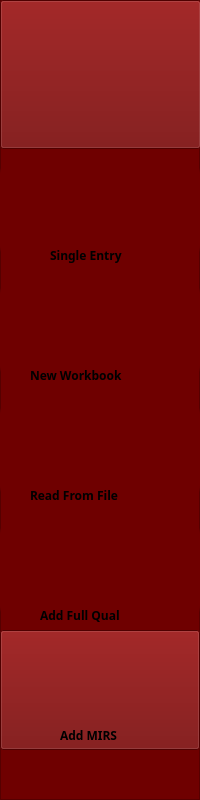
      <widget class="QFrame" name="sideBar">
       <property name="geometry">
        <rect>
         <x>0</x>
         <y>0</y>
         <width>200</width>
         <height>800</height>
        </rect>
       </property>
       <property name="minimumSize">
        <size>
         <width>100</width>
         <height>100</height>
        </size>
       </property>
       <property name="maximumSize">
        <size>
         <width>200</width>
         <height>800</height>
        </size>
       </property>
       <property name="styleSheet">
        <string notr="true">background-color: rgb(111, 0, 0);</string>
       </property>
       <property name="frameShape">
        <enum>QFrame::StyledPanel</enum>
       </property>
       <property name="frameShadow">
        <enum>QFrame::Raised</enum>
       </property>
       <widget class="QPushButton" name="singleEntryButton">
        <property name="geometry">
         <rect>
          <x>0</x>
          <y>150</y>
          <width>200</width>
          <height>120</height>
         </rect>
        </property>
        <property name="minimumSize">
         <size>
          <width>200</width>
          <height>120</height>
         </size>
        </property>
        <property name="maximumSize">
         <size>
          <width>200</width>
          <height>120</height>
         </size>
        </property>
        <property name="styleSheet">
         <string notr="true">QPushButton{
	background-color: rgb(111, 0, 0);
	border-radius:25px
	
}

QPushButton:hover{
	
	
	
	background-color: rgb(0, 255, 247);
	
}
</string>
        </property>
        <property name="text">
         <string/>
        </property>
        <property name="icon">
         <iconset>
          <normaloff>images/2012079.png</normaloff>images/2012079.png</iconset>
        </property>
        <property name="iconSize">
         <size>
          <width>70</width>
          <height>70</height>
         </size>
        </property>
       </widget>
       <widget class="QPushButton" name="newWorkbookButton">
        <property name="geometry">
         <rect>
          <x>0</x>
          <y>270</y>
          <width>200</width>
          <height>120</height>
         </rect>
        </property>
        <property name="minimumSize">
         <size>
          <width>200</width>
          <height>120</height>
         </size>
        </property>
        <property name="maximumSize">
         <size>
          <width>200</width>
          <height>120</height>
         </size>
        </property>
        <property name="styleSheet">
         <string notr="true">QPushButton{
	background-color: rgb(111, 0, 0);
	border-radius:25px
}

QPushButton:hover{
	
	background-color: rgb(0, 255, 247);
}


</string>
        </property>
        <property name="text">
         <string/>
        </property>
        <property name="icon">
         <iconset>
          <normaloff>images/111365-200.png</normaloff>images/111365-200.png</iconset>
        </property>
        <property name="iconSize">
         <size>
          <width>70</width>
          <height>70</height>
         </size>
        </property>
       </widget>
       <widget class="QPushButton" name="readFromFileButton">
        <property name="geometry">
         <rect>
          <x>0</x>
          <y>390</y>
          <width>200</width>
          <height>120</height>
         </rect>
        </property>
        <property name="minimumSize">
         <size>
          <width>200</width>
          <height>120</height>
         </size>
        </property>
        <property name="maximumSize">
         <size>
          <width>200</width>
          <height>120</height>
         </size>
        </property>
        <property name="styleSheet">
         <string notr="true">QPushButton{
	background-color: rgb(111, 0, 0);
	border-radius:25px
}

QPushButton:hover{
	
	background-color: rgb(0, 255, 247);
}
</string>
        </property>
        <property name="text">
         <string/>
        </property>
        <property name="icon">
         <iconset>
          <normaloff>images/readFrom.png</normaloff>images/readFrom.png</iconset>
        </property>
        <property name="iconSize">
         <size>
          <width>70</width>
          <height>70</height>
         </size>
        </property>
       </widget>
       <widget class="QPushButton" name="addFullQualButton">
        <property name="geometry">
         <rect>
          <x>0</x>
          <y>510</y>
          <width>200</width>
          <height>120</height>
         </rect>
        </property>
        <property name="minimumSize">
         <size>
          <width>200</width>
          <height>120</height>
         </size>
        </property>
        <property name="maximumSize">
         <size>
          <width>200</width>
          <height>120</height>
         </size>
        </property>
        <property name="styleSheet">
         <string notr="true">QPushButton{
	background-color: rgb(111, 0, 0);
	border-radius:25px
}

QPushButton:hover{
	
	background-color: rgb(0, 255, 247);
}
</string>
        </property>
        <property name="text">
         <string/>
        </property>
        <property name="icon">
         <iconset>
          <normaloff>images/addFullQual.png</normaloff>images/addFullQual.png</iconset>
        </property>
        <property name="iconSize">
         <size>
          <width>70</width>
          <height>70</height>
         </size>
        </property>
       </widget>
       <widget class="QPushButton" name="addMirsButton">
        <property name="geometry">
         <rect>
          <x>0</x>
          <y>630</y>
          <width>200</width>
          <height>120</height>
         </rect>
        </property>
        <property name="minimumSize">
         <size>
          <width>200</width>
          <height>120</height>
         </size>
        </property>
        <property name="maximumSize">
         <size>
          <width>200</width>
          <height>120</height>
         </size>
        </property>
        <property name="styleSheet">
         <string notr="true">QPushButton{
	background-color: rgb(111, 0, 0);
	
 	
}

QPushButton:hover{
	
	background-color: rgb(0, 255, 247);
}
</string>
        </property>
        <property name="text">
         <string/>
        </property>
        <property name="icon">
         <iconset>
          <normaloff>images/addMirs.png</normaloff>images/addMirs.png</iconset>
        </property>
        <property name="iconSize">
         <size>
          <width>70</width>
          <height>70</height>
         </size>
        </property>
       </widget>
       <widget class="QLabel" name="label">
        <property name="geometry">
         <rect>
          <x>50</x>
          <y>240</y>
          <width>121</width>
          <height>31</height>
         </rect>
        </property>
        <property name="font">
         <font>
          <family>Arial Black</family>
          <weight>75</weight>
          <bold>true</bold>
         </font>
        </property>
        <property name="autoFillBackground">
         <bool>false</bool>
        </property>
        <property name="styleSheet">
         <string notr="true">QLabel{
	background-color: transparent
	
}</string>
        </property>
        <property name="text">
         <string>Single Entry</string>
        </property>
       </widget>
       <widget class="QLabel" name="label_2">
        <property name="geometry">
         <rect>
          <x>30</x>
          <y>360</y>
          <width>141</width>
          <height>31</height>
         </rect>
        </property>
        <property name="font">
         <font>
          <family>Arial Black</family>
          <weight>75</weight>
          <bold>true</bold>
         </font>
        </property>
        <property name="autoFillBackground">
         <bool>false</bool>
        </property>
        <property name="styleSheet">
         <string notr="true">QLabel{
	background-color: transparent
	
}</string>
        </property>
        <property name="text">
         <string>New Workbook</string>
        </property>
       </widget>
       <widget class="QLabel" name="label_3">
        <property name="geometry">
         <rect>
          <x>30</x>
          <y>480</y>
          <width>151</width>
          <height>31</height>
         </rect>
        </property>
        <property name="font">
         <font>
          <family>Arial Black</family>
          <weight>75</weight>
          <bold>true</bold>
         </font>
        </property>
        <property name="autoFillBackground">
         <bool>false</bool>
        </property>
        <property name="styleSheet">
         <string notr="true">QLabel{
	background-color: transparent
	
}</string>
        </property>
        <property name="text">
         <string>Read From File</string>
        </property>
       </widget>
       <widget class="QPushButton" name="toggleButton">
        <property name="geometry">
         <rect>
          <x>0</x>
          <y>0</y>
          <width>201</width>
          <height>149</height>
         </rect>
        </property>
        <property name="minimumSize">
         <size>
          <width>201</width>
          <height>149</height>
         </size>
        </property>
        <property name="maximumSize">
         <size>
          <width>201</width>
          <height>149</height>
         </size>
        </property>
        <property name="styleSheet">
         <string notr="true">QPushButton{
	


}</string>
        </property>
        <property name="text">
         <string/>
        </property>
        <property name="icon">
         <iconset>
          <normaloff>images/622027.png</normaloff>images/622027.png</iconset>
        </property>
        <property name="iconSize">
         <size>
          <width>50</width>
          <height>50</height>
         </size>
        </property>
       </widget>
       <widget class="QLabel" name="label_4">
        <property name="geometry">
         <rect>
          <x>40</x>
          <y>600</y>
          <width>151</width>
          <height>31</height>
         </rect>
        </property>
        <property name="font">
         <font>
          <family>Arial Black</family>
          <weight>75</weight>
          <bold>true</bold>
         </font>
        </property>
        <property name="autoFillBackground">
         <bool>false</bool>
        </property>
        <property name="styleSheet">
         <string notr="true">QLabel{
	background-color: transparent
	
}</string>
        </property>
        <property name="text">
         <string>Add Full Qual</string>
        </property>
       </widget>
       <widget class="QLabel" name="label_5">
        <property name="geometry">
         <rect>
          <x>60</x>
          <y>720</y>
          <width>151</width>
          <height>31</height>
         </rect>
        </property>
        <property name="font">
         <font>
          <family>Arial Black</family>
          <weight>75</weight>
          <bold>true</bold>
         </font>
        </property>
        <property name="autoFillBackground">
         <bool>false</bool>
        </property>
        <property name="styleSheet">
         <string notr="true">QLabel{
	background-color: transparent
	
}</string>
        </property>
        <property name="text">
         <string>Add MIRS</string>
        </property>
       </widget>
       <zorder>singleEntryButton</zorder>
       <zorder>newWorkbookButton</zorder>
       <zorder>readFromFileButton</zorder>
       <zorder>addFullQualButton</zorder>
       <zorder>addMirsButton</zorder>
       <zorder>label</zorder>
       <zorder>label_3</zorder>
       <zorder>toggleButton</zorder>
       <zorder>label_2</zorder>
       <zorder>label_4</zorder>
       <zorder>label_5</zorder>
      </widget>
